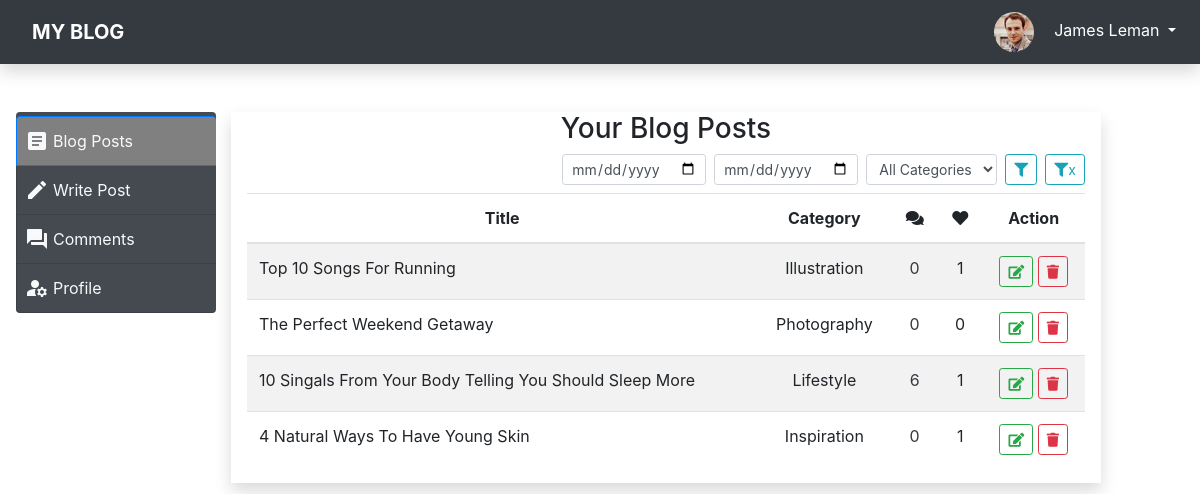
/site/admin/index.php (signed in), run on an earlier commit of the app's database.
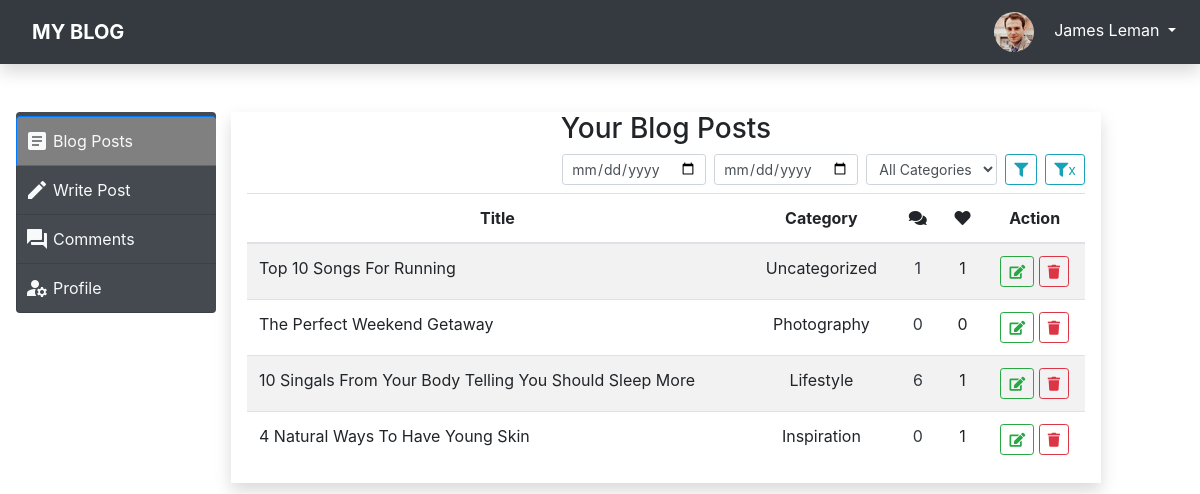
And on a later commit of the database.
### tables this page shows
CREATE TABLE `blogs` (
  `id` int(11) NOT NULL AUTO_INCREMENT,
  `title_text` varchar(100) NOT NULL,
  `title_img_path` varchar(200) NOT NULL,
  `blog_text` varchar(5000) NOT NULL,
  `author_id` int(11) DEFAULT NULL,
  `category_id` int(11) DEFAULT NULL,
  `created_at` timestamp NOT NULL DEFAULT CURRENT_TIMESTAMP,
  PRIMARY KEY (`id`),
  KEY `fk_to_categories` (`category_id`),
  KEY `fk_to_blog_images` (`title_img_path`),
  KEY `fk_blog_user` (`author_id`),
  CONSTRAINT `fk_blog_user` FOREIGN KEY (`author_id`) REFERENCES `users` (`id`) ON DELETE SET NULL ON UPDATE CASCADE,
  CONSTRAINT `fk_to_catgry_id` FOREIGN KEY (`category_id`) REFERENCES `categories` (`id`) ON DELETE SET NULL ON UPDATE CASCADE
);

CREATE TABLE `categories` (
  `id` int(11) NOT NULL AUTO_INCREMENT,
  `category_name` varchar(25) NOT NULL,
  PRIMARY KEY (`id`),
  UNIQUE KEY `category_name` (`category_name`)
);

### site/src/DB.php (called while the page is built, shortened)
<?php
class DB
{
    private static $conn;
    public static function conn(): mysqli
    {
        if (!isset(self::$conn))
            self::$conn = new mysqli('localhost', 'id16518670_root', '9<!gVi{3m{/otZD=', 'id16518670_new_blog_db');
        return self::$conn;
    }
    public static function getComments($blogID): array
    {
        $res = self::conn()->query("SELECT * FROM comments WHERE blog_id = $blogID;");
        $comments = [];
        while ($pst = $res->fetch_assoc())
            array_push($comments, $pst);
        return $comments;
    }
    public static function getLikeCount($blgId)
    {
        $res = self::conn()->query("SELECT COUNT(*) as likes FROM likes WHERE blog_id = $blgId;");
        return $res->fetch_assoc()['likes'];
    }
}

### site/src/Utils.php (called while the page is built, shortened)
<?php
class Utils
{
    public static function titleCase($title_text): string
    {
        return ucwords(strtolower($title_text));
    }
}

### site/admin/index.php (the view, shortened to what the changed rows need)
<?php
$user = null;
if (!isset($_SESSION['user_id'])) {
    header("Location: login.php");
    exit();
} else $user = DB::getUserById($_SESSION['user_id']);
$query = "SELECT b.id, b.title_text, b.created_at, u.name username, c.category_name FROM blogs b left join users u on u.id = b.author_id left join categories c on c.id = b.category_id";
$conj = "WHERE";
if (!$user->isAdmin) {
    $query .= " $conj u.id = " . $_SESSION['user_id'];
}
$query .= " ORDER BY created_at desc;";
$blogs = DB::conn()->query($query);
?>
<!doctype html>
<html lang="en">
<head>
    <link rel="stylesheet" href="https://cdnjs.cloudflare.com/ajax/libs/font-awesome/5.15.3/css/all.min.css"
/>
    <link rel="stylesheet" href="../css/bootstrap.css">
    <link rel="stylesheet" href="style.css">
</head>
<body>
<div class="container-fluid">
    <div class="row mt-5 position-relative">
        <div class="col-9 col-md-9">
            <div class=" px-3 mx-auto shadow">
                <div class="table-responsive my-2">
                    <table class="table table-striped">
                        <thead>
                        <tr>
                            <th scope="col" class="text-center">Title</th>
                            <th scope="col" class="text-center">Category</th>
                            <th scope="col" class="text-center"><span class="fa fa-comments" data-toggle="tooltip"
                                                                      data-placement="left"
                                                                      title="Comments"></span>
                            </th>
                            <th scope="col" class="text-center"><span class="fa fa-heart" data-toggle="tooltip"
                                                                      data-placement="left"
                                                                      title="Likes"></span>
                            </th>
                            <th scope="col" class="text-center">Action</th>
                        </tr>
                        </thead>
                        <tbody>
                        <?php
                        while (($blg = $blogs->fetch_assoc())) {
                            $blgId = $blg['id'];
                            ?>
                            <tr>
                                <td scope="row"><?php echo Utils::titleCase($blg['title_text']); ?></td>
                                <td scope="row"
                                    class="text-center"><?php echo empty($blg['category_name']) ? "Uncategorized" : $blg['category_name']; ?></td>
                                <td scope="row" class="text-center">
                                    <a class="text-dark" href="comments.php?blog_id=<?php echo $blgId; ?>">
                                        <?php echo count(DB::getComments($blgId)) ?>
                                    </a>
                                </td>
                                <td scope="row" class="text-center"><?php echo DB::getLikeCount($blgId) ?></td>
                                <td scope="row" class="text-center">
                                    <a href="post-edit.php?<?php echo 'id=' . $blg['id']; ?>"
                                       class="btn btn-sm btn-outline-success">
                                        <span class="fa fa-edit"></span>
                                    </a>
                                    <a href="post-delete.php?<?php echo 'id=' . $blg['id']; ?>"
                                       class="btn btn-sm btn-outline-danger"
                                       onclick="return confirm('Are you sure to delete this blog? It will also delete the images and comments associated to it.')">
                                        <span class="fa fa-trash"></span>
                                    </a>
                                </td>
                            </tr>
                            <?php
                        }
                        ?>
                        </tbody>
                    </table>
                </div>
            </div>
        </div>
    </div>
</div>
</body>
</html>

What changed in the data, as far as the page shows it:
changed blogs "Top 10 Songs For Running": count(DB::getComments($blgId)) "0" → "1"; category.category_name "Illustration" → (not shown); now shows "Uncategorized"
